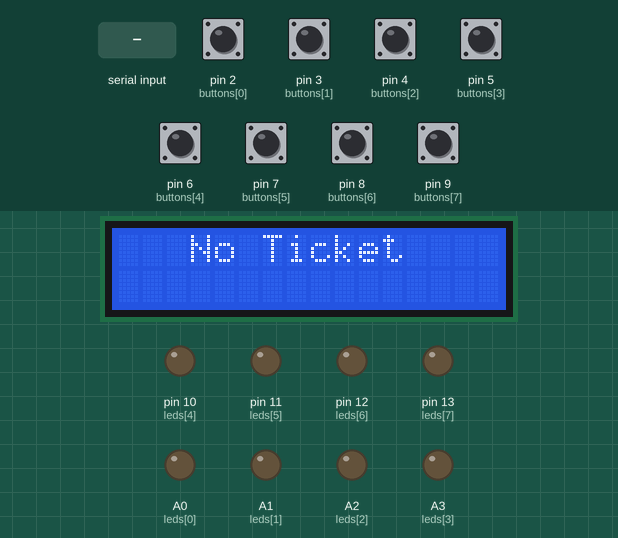
This sketch was run on a simulated Arduino Uno, built with avr-gcc and run on an emulated ATmega328P. On the bench: 16×2 character LCD, output pins drawn as LEDs (lit = HIGH). The test bench sets the inputs (shaded band); at power-on: pin 2 (buttons[0]), pin 3 (buttons[1]), pin 4 (buttons[2]), pin 5 (buttons[3]), pin 6 (buttons[4]), pin 7 (buttons[5]), pin 8 (buttons[6]), pin 9 (buttons[7]) HIGH. What the sketch prints to the serial monitor is not drawn.

Above: at 1.2 s.
1.3 s: "calling\n" received over Serial
At 1.7 s:
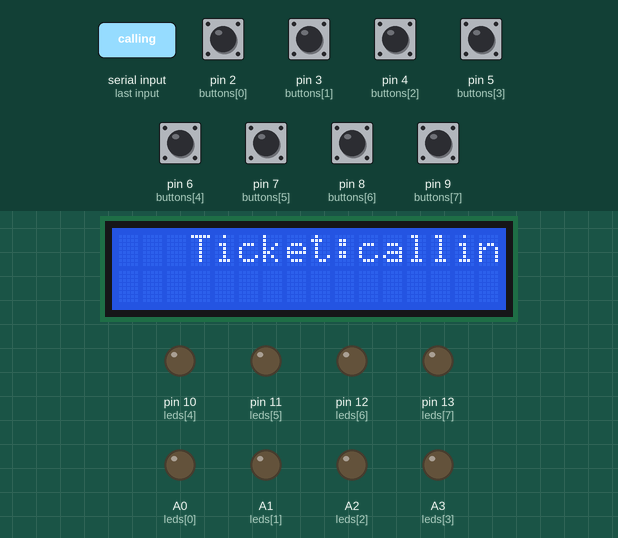
2.8 s: "called\n" received over Serial
At 3.9 s:
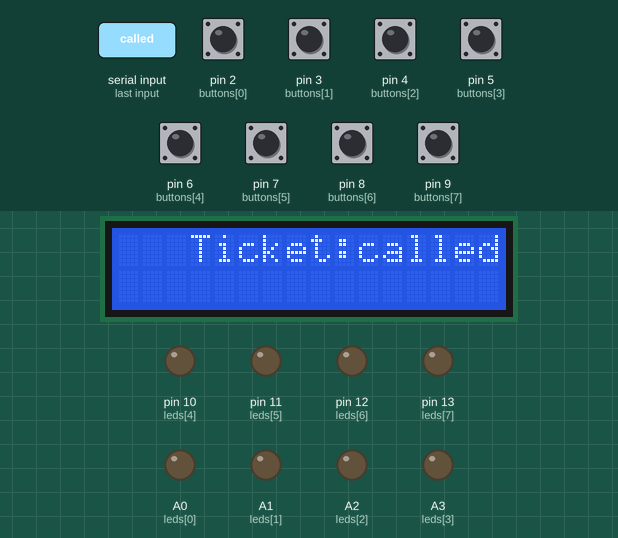
4.3 s: "1\n" received over Serial
At 4.8 s:
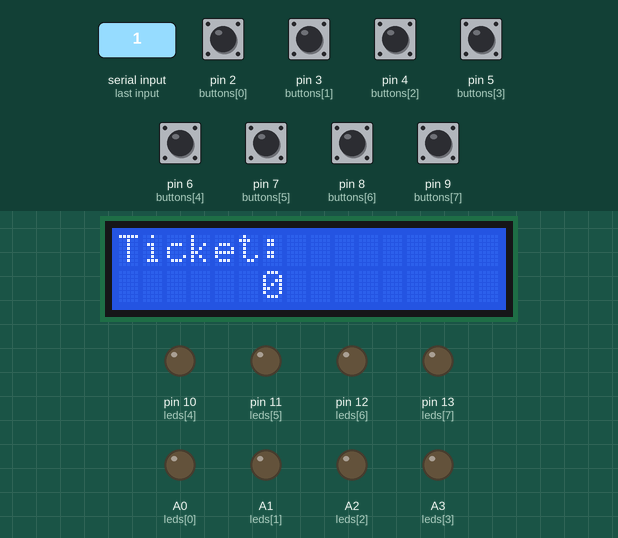
5.8 s: pin 2 (buttons[0]) pulled LOW for 0.15 s
At 5.87 s:
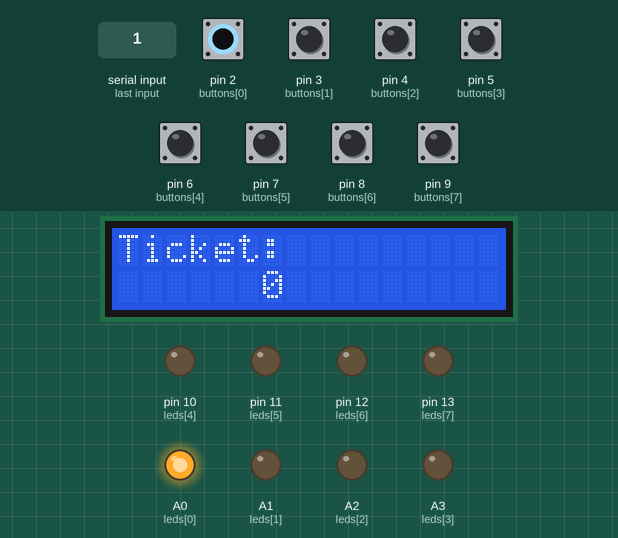
7.4 s: pin 5 (buttons[3]) pulled LOW for 0.15 s
At 7.47 s:
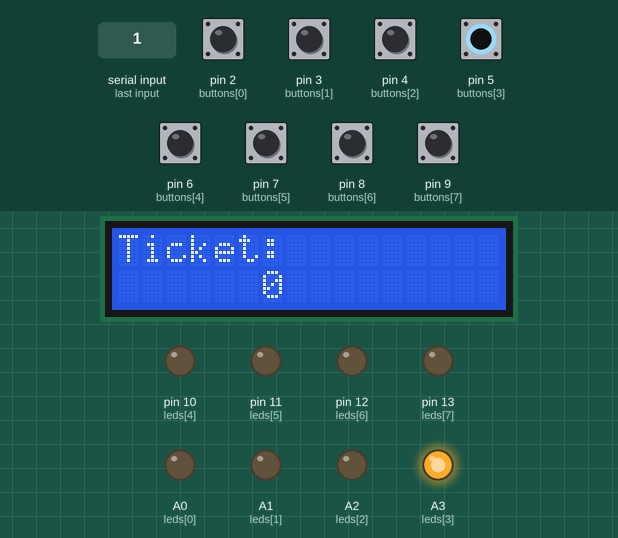
9.0 s: pin 6 (buttons[4]) pulled LOW for 0.15 s
At 9.07 s:
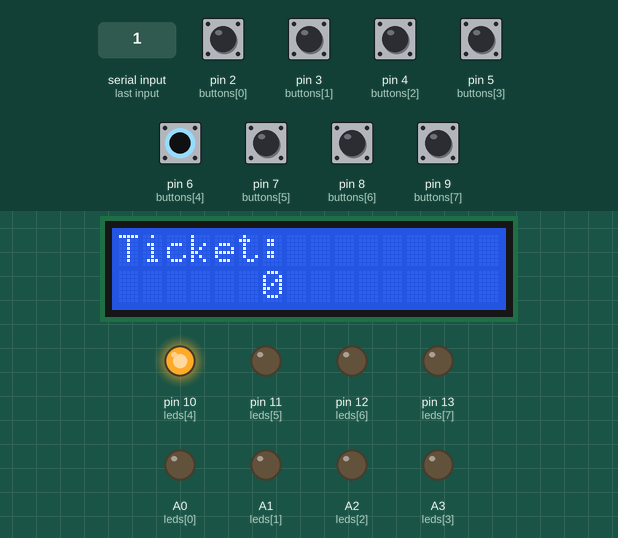
Timing chart, 0 to 11.6 s (numbered marks = the images above; inputs shaded):
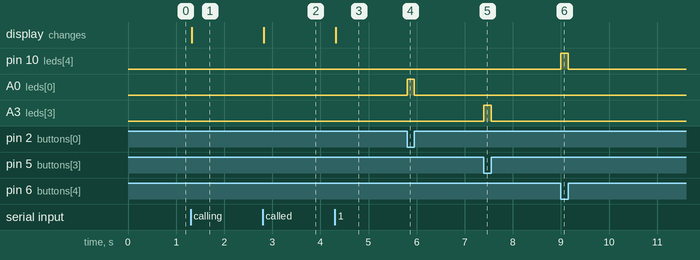

The sketch:

DEMO_ArduinoUNO_withLCD_server_longpress_v1FINAL.ino
```cpp
// FINAL. ARDUINO UNO WITH  LCD, BUTTONS

#include <LiquidCrystal_I2C.h>
#include <ArduinoJson.h>

LiquidCrystal_I2C lcd(0x27, 16, 2);

// Buttons and LEDs (same as before) …
const int buttons[] = {2,3,4,5,6,7,8,9};
const int leds[]    = {A0,A1,A2,A3,10,11,12,13};
const char* labels[] = {"2","3","0","B","C","#"};

const int NUM_BTNS=8;
const unsigned long debounceDelay=50;
const unsigned long nextPressDelay=500;
bool prevState[NUM_BTNS]={HIGH,HIGH,HIGH,HIGH,HIGH,HIGH,HIGH,HIGH};
unsigned long lastPress[NUM_BTNS]={0,0,0,0,0,0,0,0};

unsigned long lastTicketTime=0;
bool ticketDisplayed=false;

void setup(){
  Serial.begin(9600);
  for(int i=0;i<NUM_BTNS;i++){
    pinMode(buttons[i],INPUT_PULLUP);
    pinMode(leds[i],OUTPUT);
    digitalWrite(leds[i],LOW);
  }
  lcd.init();
  lcd.backlight();
  lcd.setCursor(3,0);
  lcd.print("No Ticket");
}

void loop(){
  for(int i=0;i<NUM_BTNS;i++){
    checkButton(i);
  }

  if(Serial.available()>0){
    String json=Serial.readStringUntil('\n');
    handleJson(json);
  }

  // if(ticketDisplayed && (millis()-lastTicketTime>=60000)){
  //   lcd.clear();
  //   lcd.setCursor(2,0);
  //   lcd.print("No Ticket");
  //   ticketDisplayed=false;
  // }
}

void checkButton(int i){
  bool currentState=digitalRead(buttons[i]);
  digitalWrite(leds[i],currentState==LOW?HIGH:LOW);
  if(prevState[i]==HIGH && currentState==LOW &&
     (millis()-lastPress[i])>(debounceDelay+nextPressDelay)){
    lastPress[i]=millis();
    Serial.println(labels[i]);
  }
  prevState[i]=currentState;
}

void handleJson(String json){
  // Prepare a JSON document
  StaticJsonDocument<200> doc;
  DeserializationError err = deserializeJson(doc,json);
  if(err){
    // fallback to raw message (maybe just ticketnum)
    lcd.clear();
    lcd.setCursor(3,0);
    lcd.print("Ticket:");
    lcd.print(json);
    lastTicketTime = millis();
    ticketDisplayed = true;
    return;
  }

  const char* status  = doc["status"];          // "pending", "calling", "called"
  const char* service = doc["ticketservice"];   // e.g. "RT"
  int number          = doc["ticketnum"];       // ticket number

  lcd.clear();

  // Show text depending on status
  if(status && String(status) == "calling"){
    lcd.setCursor(0,0);
    lcd.print("Calling Ticket:");
  }
  else if(status && String(status) == "called"){
    lcd.setCursor(0,0);
    lcd.print("Called Ticket:");
  }
  else {
    lcd.setCursor(0,0);
    lcd.print("Ticket:");
  }

  // Second line: service + number
  lcd.setCursor(6,1);
  if(service) lcd.print(service);
  lcd.print(number);

  lastTicketTime = millis();
  ticketDisplayed = true;
}
```

Measured:
- after the input at 1.3 s, the display: changes at once (image 1)
- after the input at 2.8 s, the display: changes at once (image 2)
- after the input at 4.3 s, the display: changes at once (image 3)
- after the input at 5.8 s, A0 (leds[0]): LOW → HIGH at once, → LOW 0.15 s later
- after the input at 7.4 s, A3 (leds[3]): LOW → HIGH at once, → LOW 0.15 s later
- after the input at 9.0 s, pin 10 (leds[4]): LOW → HIGH at once, → LOW 0.15 s later
